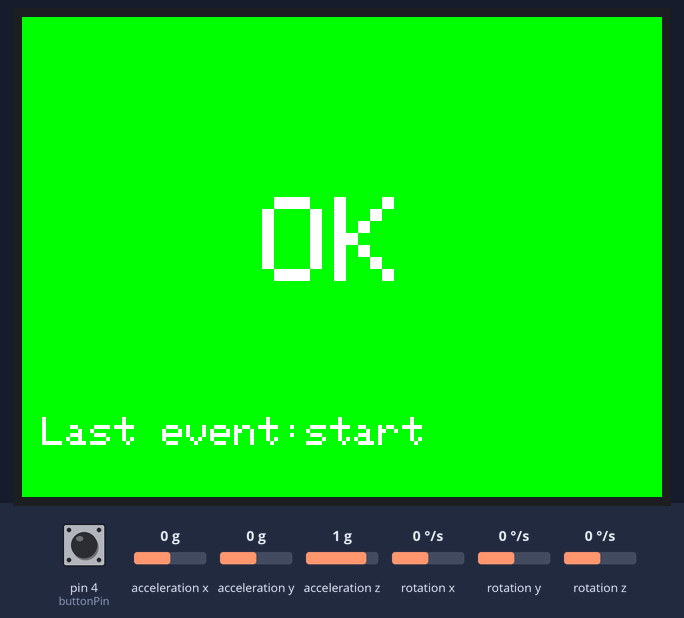
Recording of a sketch running on a simulated Arduino Uno, built with avr-gcc and run on an emulated ATmega328P. On the bench: 320×240 colour display. The inputs (shaded band) are chosen by the test bench; at power-on: acceleration x 0 g, pin 4 (buttonPin) HIGH, acceleration y 0 g, acceleration z 1 g, rotation x 0 °/s, rotation y 0 °/s, rotation z 0 °/s. What the sketch prints to the serial monitor is not drawn.

Above: at 4.0 s.
4.1 s: acceleration x set to -1.4 g
At 6.2 s:
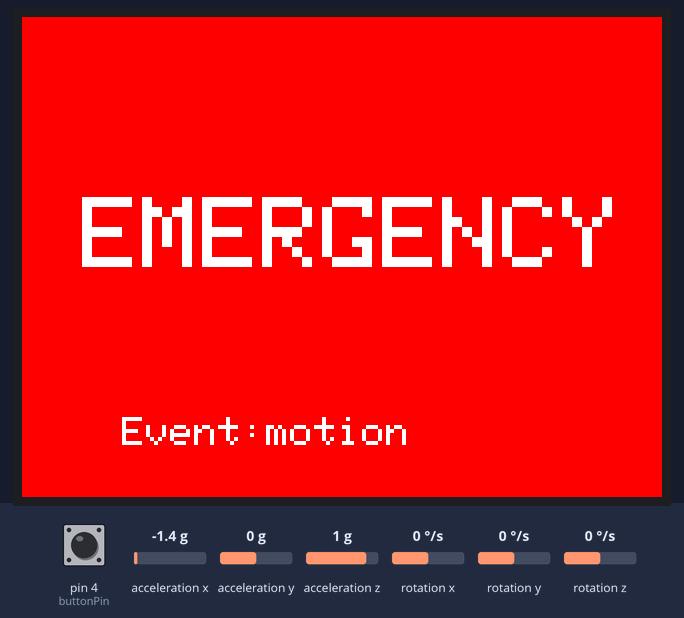
7.1 s: pin 4 (buttonPin) pulled LOW for 1 s
At 8.5 s:
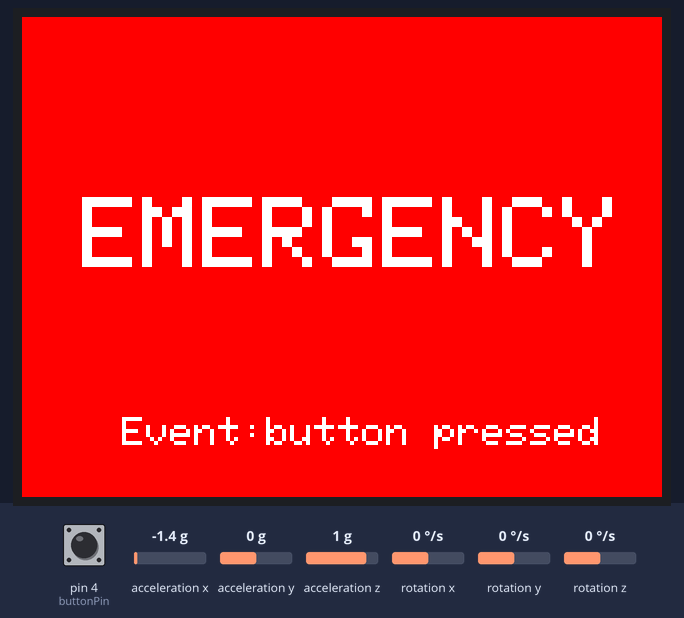
11.1 s: acceleration y set to -1.4 g
At 12.6 s:
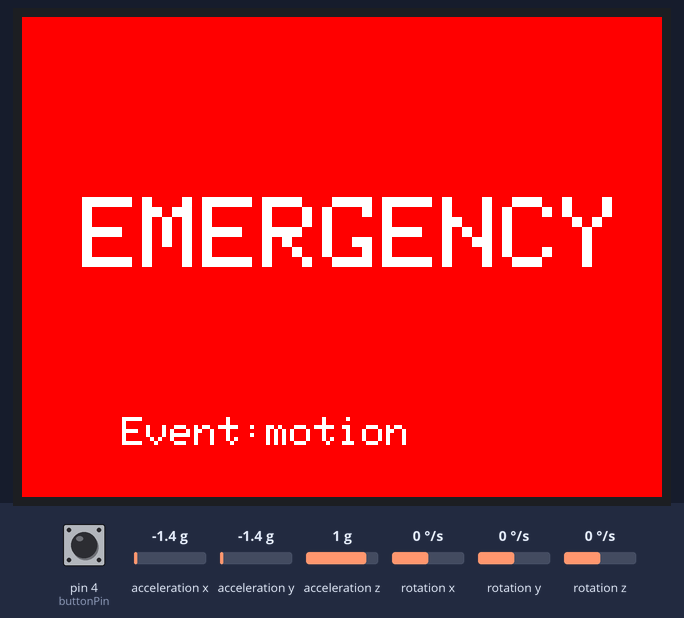
14.1 s: acceleration z set to -1.4 g
17.1 s: acceleration x set to -0.8 g
20.1 s: pin 4 (buttonPin) pulled LOW for 3.2 s
At 25.8 s:
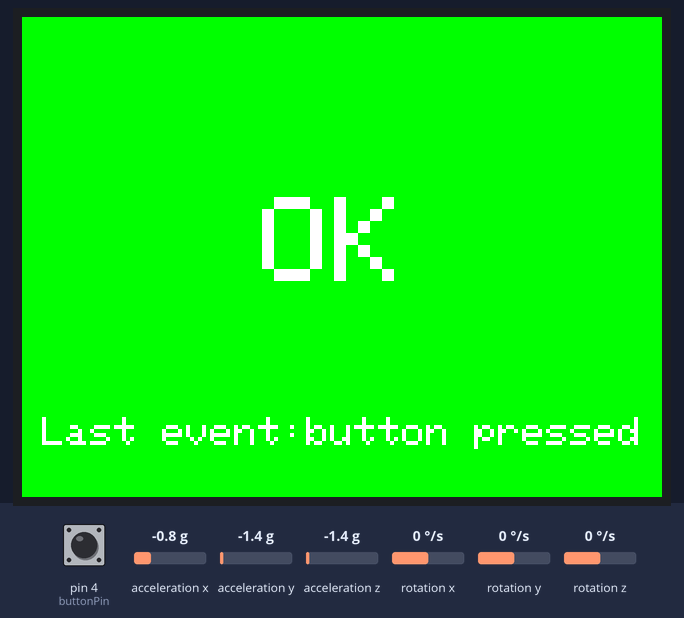
Timing chart, 0 to 27.3 s (numbered marks = the images above; inputs shaded):
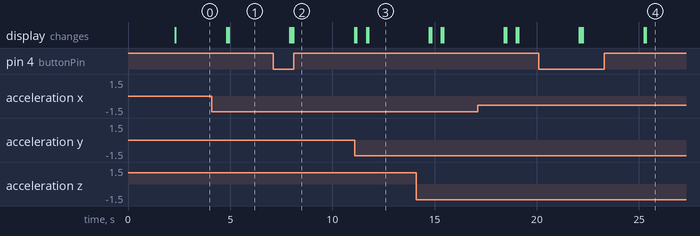

The sketch:

opencarehub.ino
```cpp
#include <Adafruit_GFX.h>
#include <Adafruit_ST7789.h>
#include <SPI.h>

#include "Wire.h"
#include "I2Cdev.h"
#include "MPU6050.h"
//button
const int buttonPin = 4;

int buttonState = 0;
// Pins
#define TFT_CS   10
#define TFT_DC    7
#define TFT_RST   8

Adafruit_ST7789 tft = Adafruit_ST7789(TFT_CS, TFT_DC, TFT_RST);

#define THRESHOLD 5

MPU6050 mpu;
int16_t ax, ay, az;
int16_t gx, gy, gz;

struct MyData {
  byte X;
  byte Y;
  byte Z;
};

MyData data;

int lastX = -1;
int lastY = -1;
int lastZ = -1;

String event="start";

void showGreen() {
  tft.fillScreen(ST77XX_GREEN);

  tft.setTextColor(ST77XX_WHITE);
  tft.setTextSize(6);
  tft.setCursor(120, 90);
  tft.print("OK");
  tft.setTextSize(2);
  tft.setCursor(10,200);
  tft.print("Last event:" + event);
}

void showRed() {
  tft.fillScreen(ST77XX_RED);

  tft.setTextColor(ST77XX_WHITE);
  tft.setTextSize(5);
  tft.setCursor(30, 90);
  tft.print("EMERGENCY");
  tft.setTextSize(2);
  tft.setCursor(50,200);
  tft.print("Event:" + event);
}

void setup() {
  Serial.begin(9600);
  tft.init(240, 320);     // ST7789 2"
  tft.setRotation(1);     // Landscape

  tft.fillScreen(ST77XX_BLACK);

  tft.setTextColor(ST77XX_GREEN);
  tft.setTextSize(3);
  tft.setCursor(20,20);
  tft.println("Open Care Hub");

  tft.drawRect(10, 70, 300, 50, ST77XX_WHITE);

  tft.setCursor(20,85);
  tft.print("System Ready");

  delay(2000);
  pinMode(buttonPin, INPUT_PULLUP);

  showGreen();

  Wire.begin();
  mpu.initialize();
  Serial.print("MPU initialize ");
   mpu.getMotion6(&ax, &ay, &az, &gx, &gy, &gz);
  data.X = map(ax, -17000, 17000, 0, 255 );
  data.Y = map(ay, -17000, 17000, 0, 255);
  data.Z = map(az, -17000, 17000, 0, 255);
  delay(500);
  Serial.print("Axis X = ");
  Serial.print(data.X);
  Serial.print("  ");
  Serial.print("Axis Y = ");
  Serial.print(data.Y);
  Serial.print("  ");
  Serial.print("Axis Z  = ");
  Serial.println(data.Z);
  // Αποθήκευση αρχικών τιμών
  lastX = data.X;
  lastY = data.Y;
  lastZ = data.Z;
}

void loop() {


  buttonState = digitalRead(buttonPin);

  if (buttonState == LOW) {

    event="button pressed";

    showRed();

    delay(3000);

    showGreen();

  }
  mpu.getMotion6(&ax, &ay, &az, &gx, &gy, &gz);
  data.X = map(ax, -17000, 17000, 0, 255 );
  data.Y = map(ay, -17000, 17000, 0, 255);
  data.Z = map(az, -17000, 17000, 0, 255);
  delay(500);
  Serial.print("Axis X = ");
  Serial.print(data.X);
  Serial.print("  ");
  Serial.print("Axis Y = ");
  Serial.print(data.Y);
  Serial.print("  ");
  Serial.print("Axis Z  = ");
  Serial.println(data.Z);
  if (abs(data.X - lastX) > THRESHOLD ||
    abs(data.Y - lastY) > THRESHOLD ||
    abs(data.Z - lastZ) > THRESHOLD) {
    event="motion";
    showRed();

    delay(3000);

    showGreen();

    // Αποθήκευση νέων τιμών
    lastX = data.X;
    lastY = data.Y;
    lastZ = data.Z;
  }
  else
  {
    Serial.print("No movement");
  }

} 
```

Measured:
- after the input at 4.1 s, the display: first changes after 0.74 s (image 1 shows a later state)
- after the input at 7.1 s, the display: first differs from a run without the input after 0.90 s (image 2 shows a later state)
- after the input at 11.1 s, the display: first differs from a run without the input after 0.57 s (image 3 shows a later state)
- after the input at 20.1 s, the display: first differs from a run without the input after 2.1 s (image 4 shows a later state)
